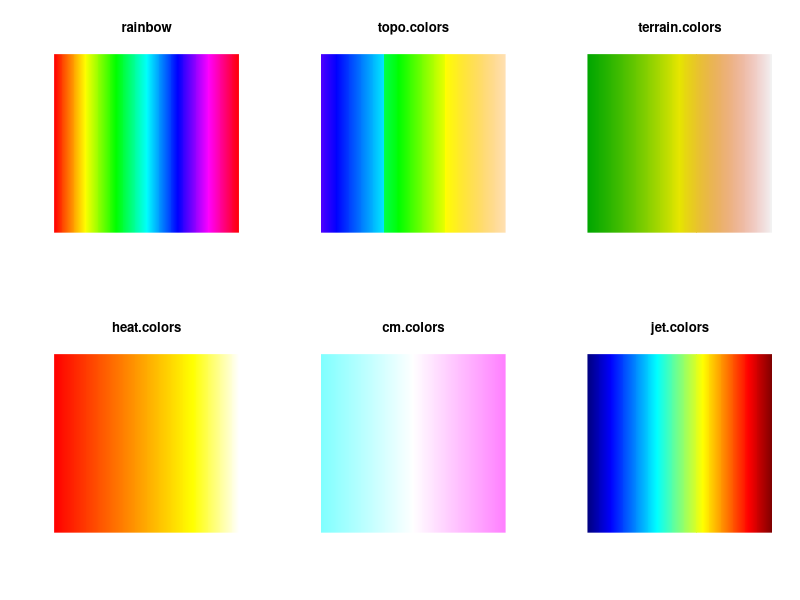
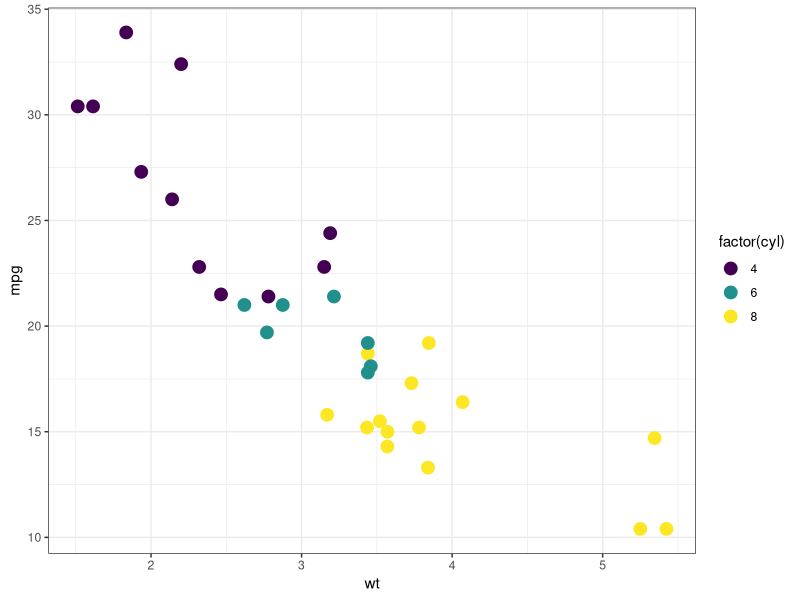

Reproduce these figures in R, in order.
## ---- chunk 1
knitr::opts_chunk$set(echo = TRUE)
## ---- chunk 2
# MATLAB's color palette
jet.colors <- colorRampPalette(c("#00007F", "blue", "#007FFF", "cyan",
                                 "#7FFF7F", "yellow", "#FF7F00", "red", 
                                 "#7F0000"))
# Plot for palettes
testPalette <- function(col, n = 200, ...) {
  image(1:n, 1, as.matrix(1:n), col = get(col)(n = n, ...), 
        main = col, xlab = "", ylab = "", axes = FALSE)
}

# Color palettes comparison
par(mfrow = c(2, 3))
res <- sapply(c("rainbow", "topo.colors", "terrain.colors", 
                "heat.colors", "cm.colors", "jet.colors"), testPalette)
## ---- chunk 3
library(viridis)
library(ggplot2)

# Using scale_color_viridis
ggplot(mtcars, aes(wt, mpg)) + 
  geom_point(size = 4, aes(color = factor(cyl))) +
  scale_color_viridis(discrete = TRUE) +
  theme_bw()
